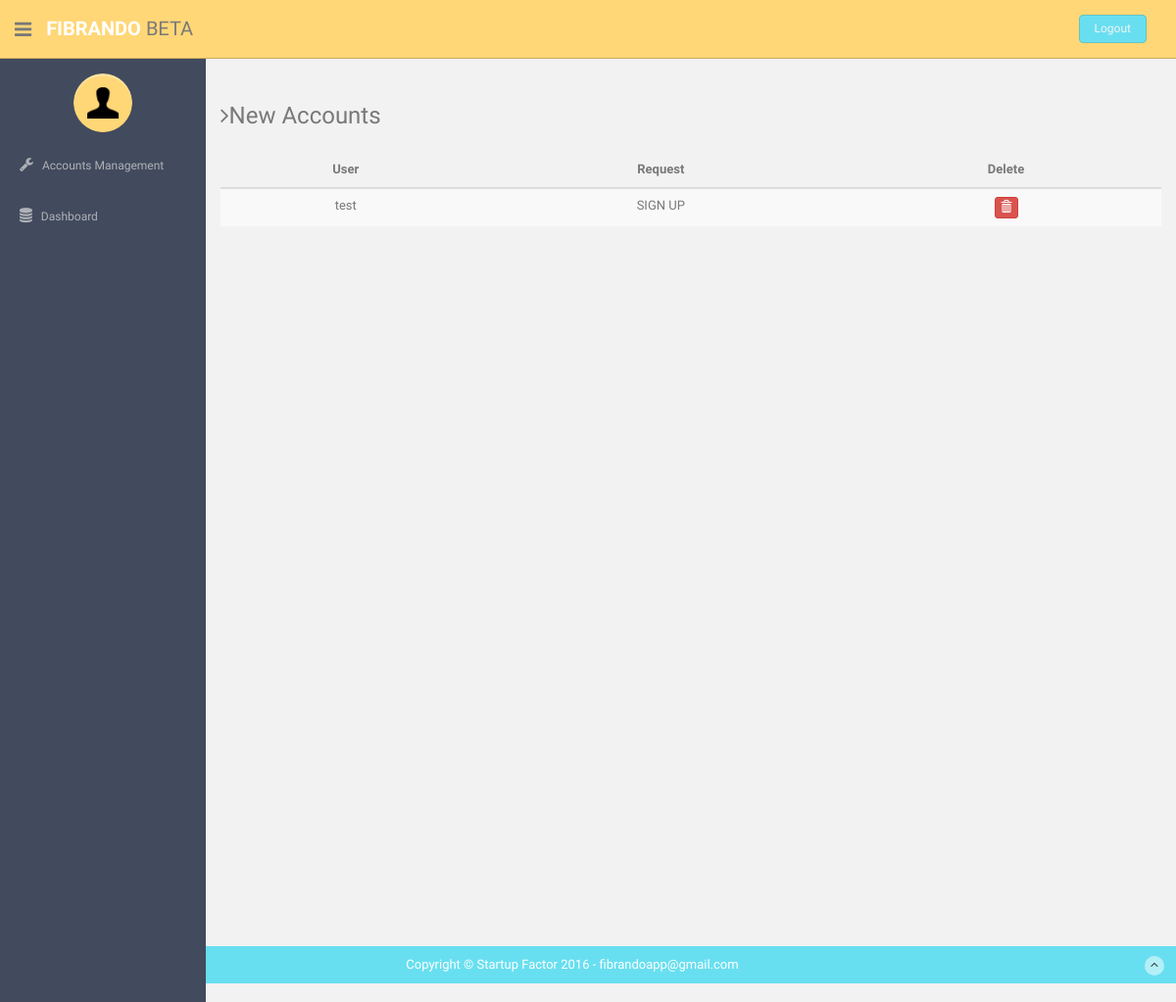
The page /plan_manage/ (signed in) on the database as committed earlier.
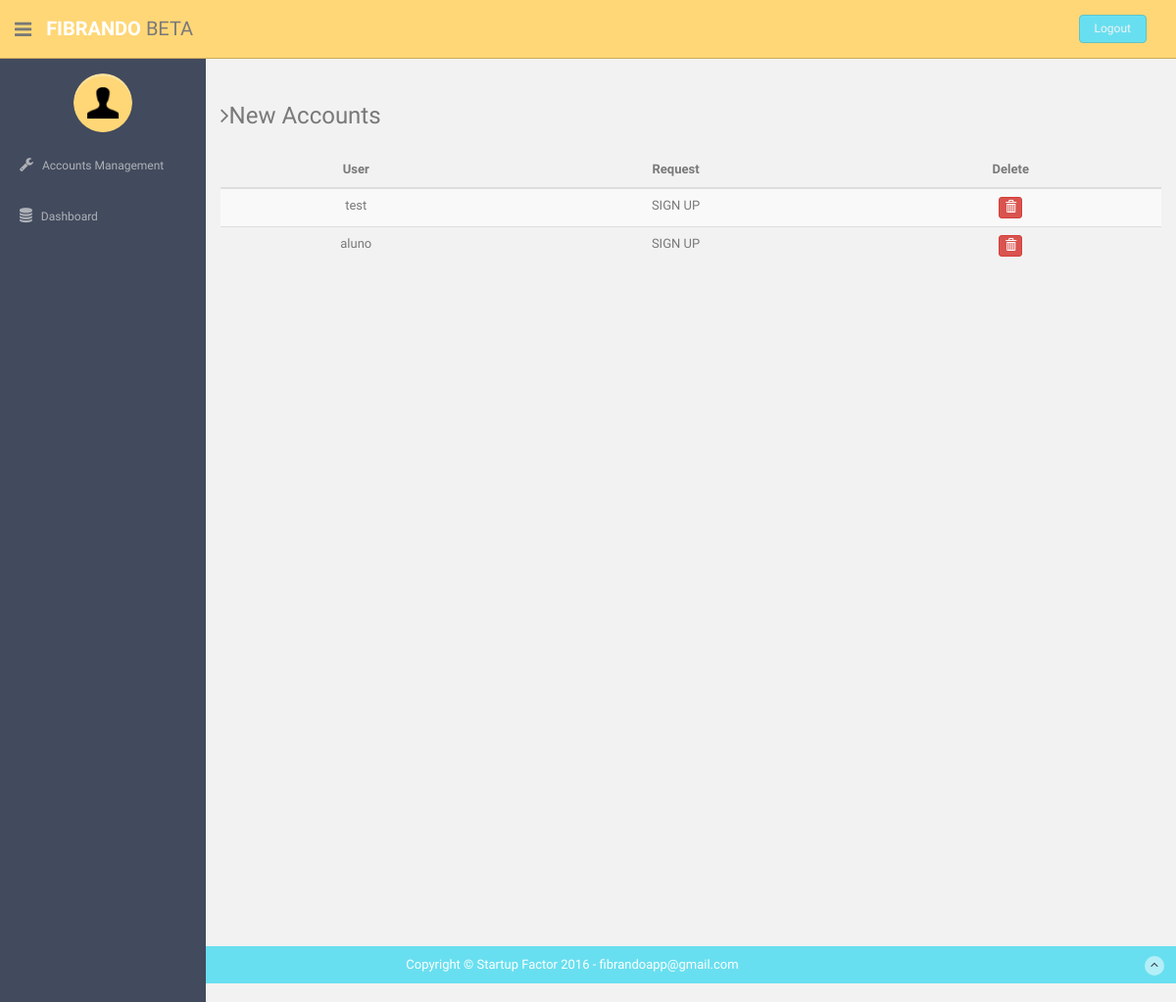
The same page on the database as committed later.
### app/models.py (models this page shows)
class Message(models.Model):
    sbj = models.CharField(max_length=50)
    body = models.TextField(max_length = 500)
    src = models.CharField(max_length=50)

### app/views.py (the view)
# urls.py: url(r'^plan_manage/', views.plan_manage),
@login_required
@user_passes_test(lambda u: u.is_superuser, login_url='/permission_denied/')
def plan_manage(request):
    if request.user.is_superuser:
        group = 'admin'
    else:
        try:
            group = User.objects.get(username=request.user.username).groups.all()[0].name
        except:
            group = 'none'
    messages = MailBox.objects.get(owner = 'admin').messages.all()
    context = {'messages' : messages, 'group' : group}
    return render(request, 'app/plan_manage.html', context)

### templates/app/plan_manage.html (shortened to what this page needs)
{% extends 'base.html' %}
{% load staticfiles %}
{% block content%}
          <h3 class="mb"><i class="fa fa-angle-right"></i>New Accounts</h3>
          <div class="table-responsive">
            <table class="table table-striped">
              <thead>
                <tr>
                    <th>User</th>
                    <th>Request</th>
                    <th align="left">Delete</th>
                </tr>
              </thead>
              <tbody>
                 {% for msg in messages %}
                        <tr>
                            <td align="left">{{msg.src}}</td>
                            <td align="left">{{msg.body}}</td>
                            <form method="post" action="/delete_plan_msg/" enctype="multipart/form-data">
                               <td align="left"> <button  name ='delete' type='submit' value='{{msg.id}}'class="btn btn-danger btn-xs"><span class="glyphicon glyphicon-trash"></span></button> </td>
                            </form>
                        </tr>
                {% endfor %}
              </tbody>
            </table>
          </div>
        </div>
{% endblock %}

Rows that differ between the two databases and show on the page:
added Message: src "aluno", body "SIGN UP", {{ msg.id }} 29 (drawn)
